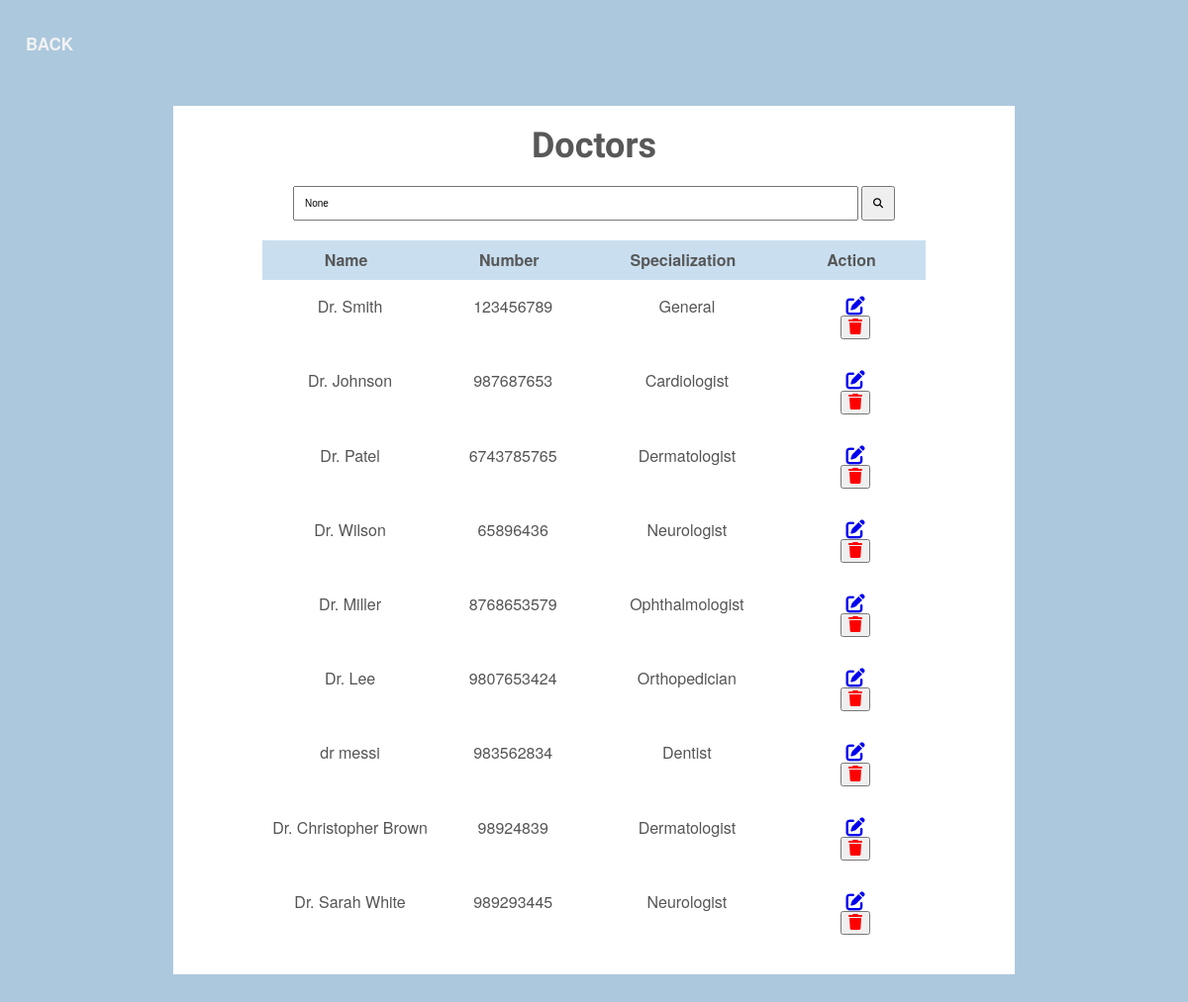
Screenshot of /doctors/ (signed in) with the database file from the repository.
### HMS/models.py (models this page shows, shortened)
class Doctor(models.Model):
    name = models.CharField(max_length=100)
    number = models.CharField(max_length=15, blank=True, null=True)
    specialization = models.CharField(max_length=15, blank=True, null=True)

### HMS/views.py (the view)
# urls.py: path('doctors/', views.doctors),
@login_required(login_url="/login")
def doctors(request):
    query = request.GET.get('q')
    if query:
        doctors = Doctor.objects.filter(
            models.Q(name__icontains=query) |
            models.Q(number__icontains=query) |
            models.Q(specialization__icontains=query)
        )
    else:
        doctors = Doctor.objects.all()
    return render(request, 'doctors.html', {'d': doctors, 'query': query})

### HMS/templates/doctors.html (shortened to what this page needs)
<!DOCTYPE html>
<html lang="en">
<head>
  <link rel="stylesheet" href="https://cdnjs.cloudflare.com/ajax/libs/font-awesome/6.4.0/css/all.min.css">
</head>
<body>
  <div id="navbar">
    <a href="javascript:history.back()">BACK</a>
  </div>
  <br><br>
  <br><br>
  <div id="wrapper">
    <h1>Doctors</h1>
    <div class="search-container">
        <form method="GET">
            <input type="text" name="q" class="search-box" placeholder="Search..." value="{{ query }}">
            <button type="submit" class="search-button"><i class="fas fa-search"></i></button>
        </form>
    </div>
    <table id="keywords" cellspacing="0" cellpadding="0">
      <thead>
        <tr>
          <th><span>Name</span></th>
          <th><span>Number</span></th>
          <th><span> Specialization</span></th>
          <th><span>Action</span></th>
        </tr>
      </thead>
      <tbody>
        {% for i in d %}
        <tr>
          <td>{{i.name}}</td>
          <td>{{i.number}}</td>
          <td>{{i.specialization}}</td>
          <td class="action-icons">
            <a href="/up/{{i.id}}"><i class="fas fa-edit"></i></a>
            <form onsubmit="return confirm('Are you sure you want to delete this entry?');" action="/del/{{i.id}}" method="post">
              <button type="submit" style="font-size: 16px;color: red;" >
                  <i class="fas fa-trash" title="Delete"></i>
              </button>
          </form>
          </td>
        </tr>
        {% endfor %}
      </tbody>
    </table>
  </div>
</body>
</html>

### HMS/templates/doctors.html (style rules this page uses)
html, body, div, span, applet, object, iframe, h1, h2, h3, h4, h5, h6, p, blockquote, pre, a, abbr, acronym, address, big, cite, code, del, dfn, em, img, ins, kbd, q, s, samp, small, strike, strong, sub, sup, tt, var, b, u, i, center, dl, dt, dd, ol, ul, li, fieldset, form, label, legend, table, caption, tbody, tfoot, thead, tr, th, td, article, aside, canvas, details, embed, figure, figcaption, footer, header, hgroup, menu, nav, output, ruby, section, summary, time, mark, audio, video { margin: 0; padding: 0; border: 0; font-size: 100%; font: inherit; vertical-align: baseline; outline: none; -webkit-font-smoothing: antialiased; -webkit-text-size-adjust: 100%; -ms-text-size-adjust: 100%; -webkit-box-sizing: border-box; -moz-box-sizing: border-box; box-sizing: border-box; }
html { overflow-y: scroll; }
body { font-family: 'Helvetica Neue', Helvetica, Arial, sans-serif; font-size: 62.5%; line-height: 1; color: #585858; padding: 22px 10px; padding-bottom: 55px; background-color: #acc8dd; }
input, textarea { -webkit-font-smoothing: antialiased; -webkit-text-size-adjust: 100%; -ms-text-size-adjust: 100%; -webkit-box-sizing: border-box; -moz-box-sizing: border-box; box-sizing: border-box; outline: none; }
table { border-collapse: collapse; border-spacing: 0; }
h1 { font-family: 'Amarante', Tahoma, sans-serif; font-weight: bold; font-size: 3.6em; line-height: 1.7em; margin-bottom: 10px; text-align: center; }
#wrapper { display: block; width: 850px; background: #fff; margin: 0 auto; padding: 10px 17px; }
#keywords { margin: 0 auto; font-size: 1.6em; margin-bottom: 15px; }
#keywords thead { cursor: pointer; background: #c9dff0; }
#keywords thead tr th { font-weight: bold; padding: 12px 30px; padding-left: 42px; }
#keywords thead tr th span { padding-right: 20px; background-repeat: no-repeat; background-position: 100% 100%; }
#keywords tbody tr { color: #555; }
#keywords tbody tr td { text-align: center; padding: 15px 10px; }
.action-icons { font-size: 1.2em; }
.search-container { margin-bottom: 20px; text-align: center; }
.search-box { padding: 10px; width: 70%; font-size: 1em; }
.search-button { padding: 10px; font-size: 1em; cursor: pointer; }
#navbar { overflow: hidden; }
#navbar a { float: left; display: block; color: #f2f2f2; text-align: center; padding: 14px 16px; font-size: 17px; font-weight: bolder; text-decoration: none; }

### rows the page displays
Doctor: name "Dr. Smith", number "123456789", specialization "General"
Doctor: name "Dr. Johnson", number "987687653", specialization "Cardiologist"
Doctor: name "Dr. Patel", number "6743785765", specialization "Dermatologist"
Doctor: name "Dr. Wilson", number "65896436", specialization "Neurologist"
Doctor: name "Dr. Miller", number "8768653579", specialization "Ophthalmologist"
Doctor: name "Dr. Lee", number "9807653424", specialization "Orthopedician"
Doctor: name "dr messi", number "983562834", specialization "Dentist"
Doctor: name "Dr. Christopher Brown", number "98924839", specialization "Dermatologist"
Doctor: name "Dr. Sarah White", number "989293445", specialization "Neurologist"
